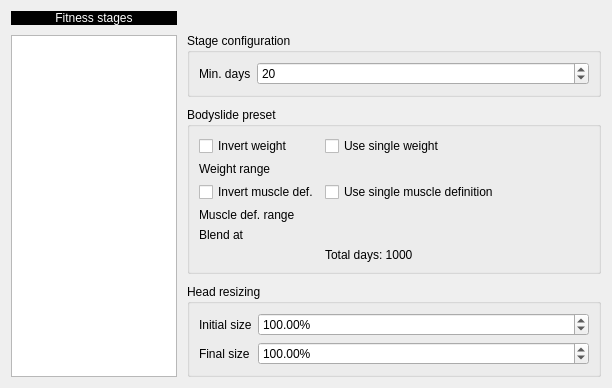
      <widget class="QWidget" name="tab">
       <attribute name="title">
        <string>Player stages</string>
       </attribute>
       <layout class="QHBoxLayout" name="horizontalLayout_5" stretch="2,5">
        <property name="spacing">
         <number>10</number>
        </property>
        <item>
         <layout class="QVBoxLayout" name="verticalLayout">
          <item>
           <widget class="QLabel" name="label_8">
            <property name="styleSheet">
             <string notr="true">background-color: rgb(0, 0, 0);
color: rgb(255, 255, 255);
font: 75 10pt &quot;MS Shell Dlg 2&quot;;
</string>
            </property>
            <property name="text">
             <string>Fitness stages</string>
            </property>
            <property name="alignment">
             <set>Qt::AlignCenter</set>
            </property>
           </widget>
          </item>
          <item>
           <widget class="QListView" name="listView_2"/>
          </item>
         </layout>
        </item>
        <item>
         <layout class="QVBoxLayout" name="verticalLayout_PlayerStages" stretch="0,0,0">
          <property name="spacing">
           <number>10</number>
          </property>
          <property name="topMargin">
           <number>22</number>
          </property>
          <property name="bottomMargin">
           <number>0</number>
          </property>
          <item>
           <widget class="QGroupBox" name="groupBox_3">
            <property name="title">
             <string>Stage configuration</string>
            </property>
            <layout class="QFormLayout" name="formLayout_5">
             <item row="0" column="0">
              <widget class="QLabel" name="label_9">
               <property name="text">
                <string>Min. days</string>
               </property>
              </widget>
             </item>
             <item row="0" column="1">
              <widget class="QSpinBox" name="spinBox">
               <property name="minimum">
                <number>1</number>
               </property>
               <property name="maximum">
                <number>1000</number>
               </property>
               <property name="singleStep">
                <number>10</number>
               </property>
               <property name="value">
                <number>20</number>
               </property>
              </widget>
             </item>
            </layout>
           </widget>
          </item>
          <item>
           <widget class="QGroupBox" name="grp_PlayFitness_Bs">
            <property name="title">
             <string>Bodyslide preset</string>
            </property>
            <layout class="QFormLayout" name="formLayout_3">
             <item row="1" column="0">
              <widget class="QLabel" name="label_10">
               <property name="whatsThis">
                <string>Imagine your Bodyslide preset looks like this
￼
and you set this value to 50.
This means this preset will act as 
￼
for the player (doesn't affect NPCs).
If min &gt; max, Bodyslide will be inversely applied; like if you lost weight instead of gaining it.</string>
               </property>
               <property name="text">
                <string>Weight range</string>
               </property>
              </widget>
             </item>
             <item row="3" column="0">
              <widget class="QLabel" name="label_11">
               <property name="text">
                <string>Muscle def. range</string>
               </property>
              </widget>
             </item>
             <item row="0" column="1">
              <widget class="QCheckBox" name="checkBox_5">
               <property name="text">
                <string>Use single weight</string>
               </property>
              </widget>
             </item>
             <item row="2" column="1">
              <widget class="QCheckBox" name="checkBox_6">
               <property name="text">
                <string>Use single muscle definition</string>
               </property>
              </widget>
             </item>
             <item row="4" column="0">
              <widget class="QLabel" name="label_12">
               <property name="whatsThis">
                <string>&lt;html&gt;&lt;head/&gt;&lt;body&gt;&lt;p&gt;This will help you better visualize all the Fitness stages your Player Character will go through.&lt;/p&gt;&lt;p&gt;&lt;img src=&quot;:/img/fitness-journey.png&quot;/&gt;&lt;br/&gt;&lt;span style=&quot; font-weight:600;&quot;&gt;Fitness stages&lt;/span&gt; are represented in &lt;span style=&quot; font-weight:600; color:#ff7f50;&quot;&gt;Orange&lt;/span&gt;.&lt;br/&gt;&lt;span style=&quot; font-weight:600;&quot;&gt;Blending&lt;/span&gt; of Bodyslide presets between stages are &lt;span style=&quot; font-weight:600; color:#008080;&quot;&gt;Teal&lt;/span&gt;.&lt;br/&gt;The exact points of &lt;span style=&quot; font-weight:600;&quot;&gt;changing stages and blending&lt;/span&gt; are marked as &lt;span style=&quot; font-weight:600; color:#ffffff; background-color:#000000;&quot;&gt;White lines&lt;/span&gt;.&lt;/p&gt;&lt;/body&gt;&lt;/html&gt;</string>
               </property>
               <property name="text">
                <string>Blend at</string>
               </property>
              </widget>
             </item>
             <item row="5" column="1">
              <widget class="QLabel" name="label_13">
               <property name="text">
                <string>Total days: 1000</string>
               </property>
              </widget>
             </item>
             <item row="0" column="0">
              <widget class="QCheckBox" name="checkBox_7">
               <property name="text">
                <string>Invert weight</string>
               </property>
              </widget>
             </item>
             <item row="2" column="0">
              <widget class="QCheckBox" name="checkBox_8">
               <property name="text">
                <string>Invert muscle def.</string>
               </property>
              </widget>
             </item>
            </layout>
           </widget>
          </item>
          <item>
           <widget class="QGroupBox" name="groupBox_2">
            <property name="title">
             <string>Head resizing</string>
            </property>
            <layout class="QFormLayout" name="formLayout_4">
             <item row="0" column="0">
              <widget class="QLabel" name="label_14">
               <property name="text">
                <string>Initial size</string>
               </property>
              </widget>
             </item>
             <item row="0" column="1">
              <widget class="QDoubleSpinBox" name="doubleSpinBox">
               <property name="statusTip">
                <string/>
               </property>
               <property name="suffix">
                <string>%</string>
               </property>
               <property name="minimum">
                <double>70.000000000000000</double>
               </property>
               <property name="maximum">
                <double>130.000000000000000</double>
               </property>
               <property name="value">
                <double>100.000000000000000</double>
               </property>
              </widget>
             </item>
             <item row="1" column="0">
              <widget class="QLabel" name="label_15">
               <property name="text">
                <string>Final size</string>
               </property>
              </widget>
             </item>
             <item row="1" column="1">
              <widget class="QDoubleSpinBox" name="doubleSpinBox_2">
               <property name="prefix">
                <string/>
               </property>
               <property name="suffix">
                <string>%</string>
               </property>
               <property name="minimum">
                <double>70.000000000000000</double>
               </property>
               <property name="maximum">
                <double>130.000000000000000</double>
               </property>
               <property name="value">
                <double>100.000000000000000</double>
               </property>
              </widget>
             </item>
            </layout>
           </widget>
          </item>
         </layout>
        </item>
       </layout>
      </widget>
